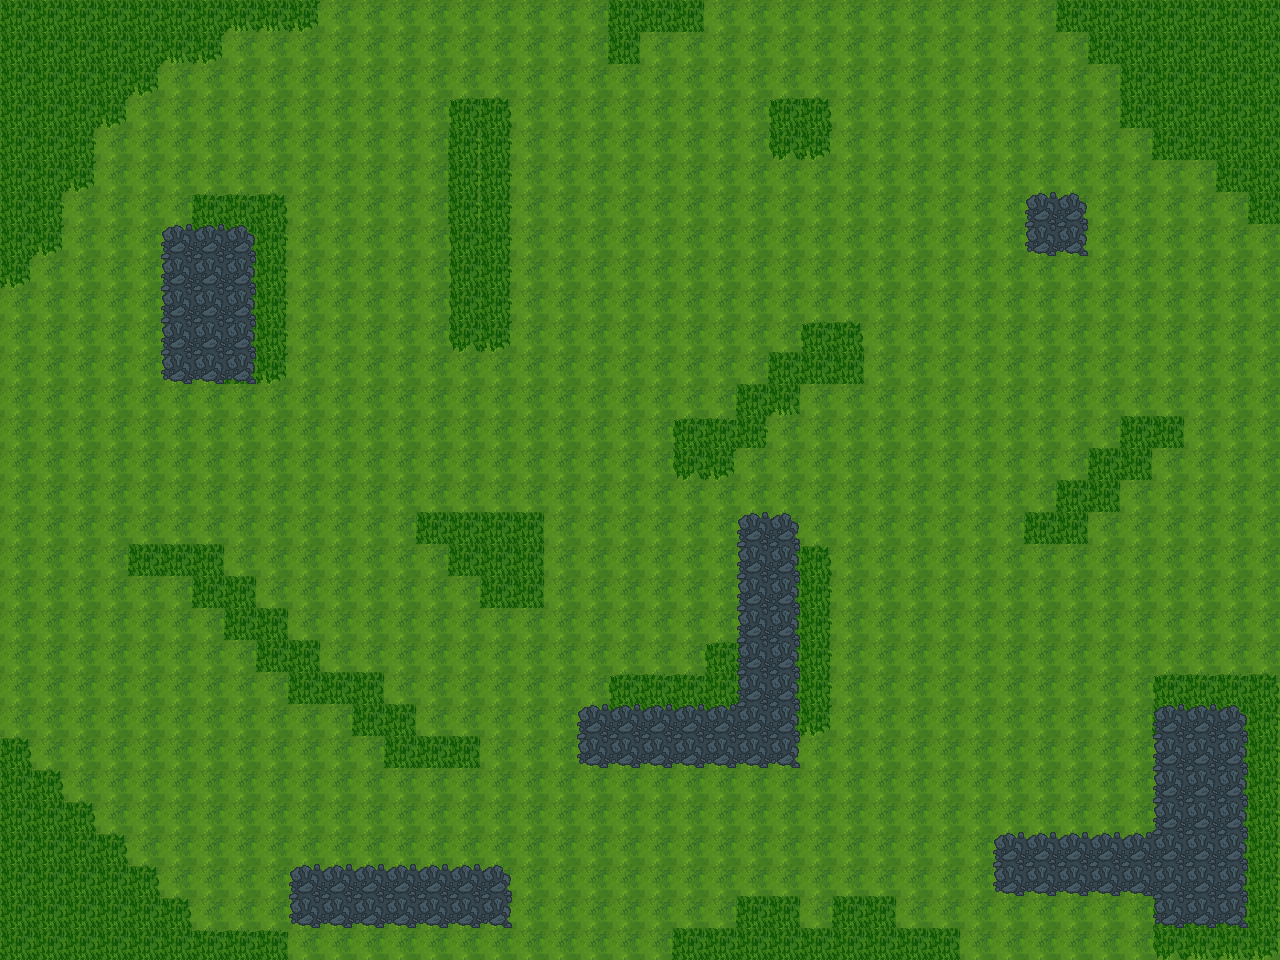

A 2D game scene composited from a Tiled map and its tileset images. What follows is a short description and the map's XML, with each tile layer's data collapsed to a summary:
An orthogonal 40x30 tile map with 32x32 px tiles, 3 tile layers (grass, highgrass, rocks), 2 tilesets.

<map version="1.0" tiledversion="1.1.4" orientation="orthogonal" renderorder="right-down" width="40" height="30" tilewidth="32" tileheight="32" infinite="0" nextobjectid="1">
 <tileset firstgid="1" name="grass" tilewidth="32" tileheight="32" tilecount="18" columns="6">
  <image source="grass.png" width="192" height="96" />
 </tileset>
 <tileset firstgid="19" name="rocks" tilewidth="32" tileheight="32" tilecount="18" columns="6">
  <image source="rocks.png" width="192" height="96" />
 </tileset>
 <layer name="grass" width="40" height="30">
  <data>[1200 cells, 1200 non-empty, 1 distinct tile ids]</data>
 </layer>
 <layer name="highgrass" width="40" height="30">
  <data>[1200 cells, 249 non-empty, 9 distinct tile ids]</data>
 </layer>
 <layer name="rocks" width="40" height="30">
  <data>[1200 cells, 90 non-empty, 9 distinct tile ids]</data>
 </layer>
</map>